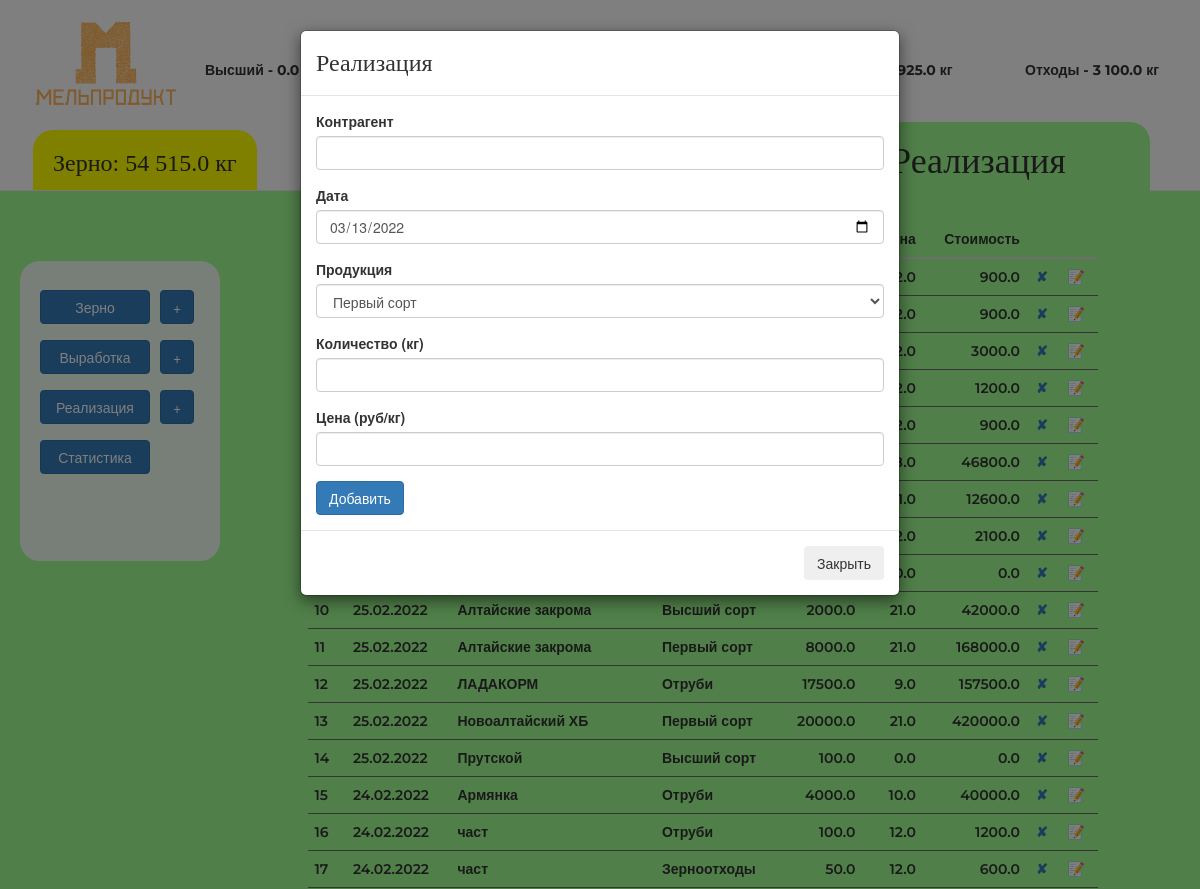
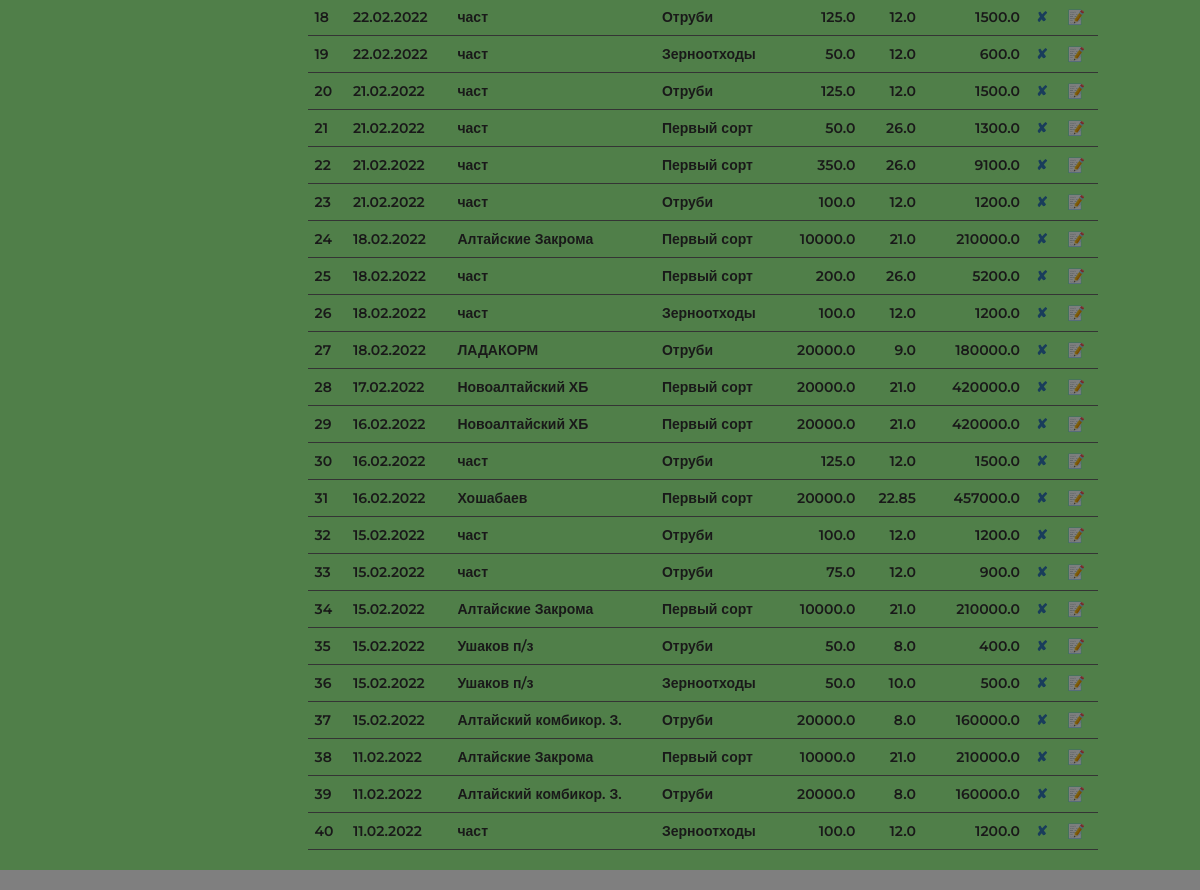
Screenshot of /gf/real/add with the database file from the repository (2 pictures, top to bottom).
### main.py (models this page shows)
class Realisation(db.Model):
    __tablename__ = "realisations"
    id = db.Column(db.Integer, primary_key=True)
    agent = db.Column(db.String(250), nullable=False)
    date = db.Column(db.Date(), nullable=False)
    production = db.Column(db.String(250), nullable=False)
    value = db.Column(db.Float(20), nullable=False)
    price = db.Column(db.Float(20), nullable=False)
    cost = db.Column(db.Float(20), nullable=False)

### main.py (the view, shortened to what this page needs)
@application.route('/gf/real/add', methods=['GET', 'POST'])
def real_add():
    stock = Stock.query.filter_by(id=1).first()
    realisation_form = AddRealisation(date=dt.datetime.now())
    table = db.session.query(Realisation).filter(Realisation.date <= dt.datetime.now(), Realisation.date >= dt.datetime.now()-dt.timedelta(days=30)).order_by(Realisation.date).all()
    return render_template('realadd.html', title='Реализация', form=realisation_form, first='{:,}'.format(stock.first).replace(',', ' '),
                           second='{:,}'.format(stock.second).replace(',', ' '),
                           highest='{:,}'.format(stock.highest).replace(',', ' '),
                           bran='{:,}'.format(stock.bran).replace(',', ' '),
                           waste='{:,}'.format(stock.waste).replace(',', ' '),
                           grain='{:,}'.format(stock.grain).replace(',', ' '),
                           button='real', target='real', onclick2='onclick=', onclick3='onclick=',
                           table=reversed(table), onclick22='onclick=', onclick33='onclick=', bcolor='#a1ff92',
                           mright='50px'
                           )

### forms.py
class AddRealisation(FlaskForm):
    agent = StringField("Контрагент", validators=[DataRequired()])
    date = DateField("Дата", validators=[DataRequired()])
    production = SelectField("Продукция", validators=[DataRequired()], choices=['Первый сорт', 'Высший сорт', 'Отруби', 'Зерноотходы', 'Второй сорт'])
    value = FloatField("Количество (кг)", validators=[DataRequired()])
    price = StringField("Цена (руб/кг)", validators=[DataRequired()])
    submit = SubmitField("Добавить")

### templates/realadd.html (shortened to what this page needs)
{% extends 'index.html' %}
{% block modal %}
{% include "modal.html" %}
{% endblock %}
{% block table %}
{% include "realisation-table.html" %}
{% endblock %}

### templates/realisation-table.html (shortened to what this page needs)
<div class="col-md-8 col-sm-12" >
<table class="table table-hover counter">
        <thead>
          <tr>
            <th scope="col">№</th>
            <th scope="col">Дата</th>
            <th scope="col">Контрагент</th>
            <th scope="col">Продукция</th>
            <th scope="col" class="rghtalgn">Объём</th>
            <th scope="col" class="rghtalgn">Цена</th>
            <th scope="col" class="rghtalgn">Стоимость</th>
            <th scope="col" class="rghtalgn"></th>
            <th scope="col" class="rghtalgn"></th>
          </tr>
        </thead>
        <tbody>
        {% for line in table %}
          <tr>
            <td>{{line.date.strftime('%d.%m.%Y')}}</td>
            <td>{{line.agent}}</td>
            <td>{{line.production}}</td>
            <td class="rghtalgn" >{{line.value}}</td>
            <td class="rghtalgn">{{line.price}}</td>
            <td class="rghtalgn">{{line.cost}}</td>
            <td><a href="#" data-toggle="modal" title="Удалить" data-target="#test" onclick="aTestFunction({{line.id}}, {{line.value}}, '{{line.production}}')">✘</a></td>
            <td><a class="editreal" href="{{url_for('real_edit', item_id=line.id)}}" type="button" title="Редактировать">📝</a></td>
          </tr>
        {% endfor %}
        </tbody>
      </table>
        </div>

### static/css/main.css (style rules this page uses)
body { margin-top: -20px; }
td, tr, th { font-family: 'Montserrat', sans-serif; font-weight: 600; }
.rghtalgn { text-align: right; }
.counter { counter-reset: schet; }
.counter tbody tr { counter-increment: schet; }
.counter td, .counter tr:before { padding: .1em .5em; border-bottom: 1px solid DimGray; }
.counter tbody tr:before { content: counter(schet); display: table-cell; vertical-align: middle; }

### rows the page displays
Realisation: price "12.0", cost "900.0"
Realisation: price "12.0", cost "900.0"
Realisation: price "12.0", cost "3000.0"
Realisation: price "12.0", cost "1200.0"
Realisation: price "12.0", cost "900.0"
Realisation: price "18.0", cost "46800.0"
Realisation: price "21.0", cost "12600.0"
Realisation: price "12.0", cost "2100.0"
Realisation: price "0.0", cost "0.0"
Realisation: date "25.02.2022", agent "Алтайские закрома", production "Высший сорт", value "2000.0", price "21.0", cost "42000.0"
Realisation: date "25.02.2022", agent "Алтайские закрома", production "Первый сорт", value "8000.0", price "21.0", cost "168000.0"
Realisation: date "25.02.2022", agent "ЛАДАКОРМ", production "Отруби", value "17500.0", price "9.0", cost "157500.0"
Realisation: date "25.02.2022", agent "Новоалтайский ХБ", production "Первый сорт", value "20000.0", price "21.0", cost "420000.0"
Realisation: date "25.02.2022", agent "Прутской", production "Высший сорт", value "100.0", price "0.0", cost "0.0"
Realisation: date "24.02.2022", agent "Армянка", production "Отруби", value "4000.0", price "10.0", cost "40000.0"
Realisation: date "24.02.2022", agent "част", production "Отруби", value "100.0", price "12.0", cost "1200.0"
Realisation: date "24.02.2022", agent "част", production "Зерноотходы", value "50.0", price "12.0", cost "600.0"
Realisation: date "22.02.2022", agent "част", production "Отруби", value "125.0", price "12.0", cost "1500.0"
Realisation: date "22.02.2022", agent "част", production "Зерноотходы", value "50.0", price "12.0", cost "600.0"
Realisation: date "21.02.2022", agent "част", production "Отруби", value "125.0", price "12.0", cost "1500.0"
Realisation: date "21.02.2022", agent "част", production "Первый сорт", value "50.0", price "26.0", cost "1300.0"
Realisation: date "21.02.2022", agent "част", production "Первый сорт", value "350.0", price "26.0", cost "9100.0"
Realisation: date "21.02.2022", agent "част", production "Отруби", value "100.0", price "12.0", cost "1200.0"
Realisation: date "18.02.2022", agent "Алтайские Закрома", production "Первый сорт", value "10000.0", price "21.0", cost "210000.0"
Realisation: date "18.02.2022", agent "част", production "Первый сорт", value "200.0", price "26.0", cost "5200.0"
Realisation: date "18.02.2022", agent "част", production "Зерноотходы", value "100.0", price "12.0", cost "1200.0"
Realisation: date "18.02.2022", agent "ЛАДАКОРМ", production "Отруби", value "20000.0", price "9.0", cost "180000.0"
Realisation: date "17.02.2022", agent "Новоалтайский ХБ", production "Первый сорт", value "20000.0", price "21.0", cost "420000.0"
Realisation: date "16.02.2022", agent "Новоалтайский ХБ", production "Первый сорт", value "20000.0", price "21.0", cost "420000.0"
Realisation: date "16.02.2022", agent "част", production "Отруби", value "125.0", price "12.0", cost "1500.0"
Realisation: date "16.02.2022", agent "Хошабаев", production "Первый сорт", value "20000.0", price "22.85", cost "457000.0"
Realisation: date "15.02.2022", agent "част", production "Отруби", value "100.0", price "12.0", cost "1200.0"
Realisation: date "15.02.2022", agent "част", production "Отруби", value "75.0", price "12.0", cost "900.0"
Realisation: date "15.02.2022", agent "Алтайские Закрома", production "Первый сорт", value "10000.0", price "21.0", cost "210000.0"
Realisation: date "15.02.2022", agent "Ушаков п/з", production "Отруби", value "50.0", price "8.0", cost "400.0"
Realisation: date "15.02.2022", agent "Ушаков п/з", production "Зерноотходы", value "50.0", price "10.0", cost "500.0"
Realisation: date "15.02.2022", agent "Алтайский комбикор. З.", production "Отруби", value "20000.0", price "8.0", cost "160000.0"
Realisation: date "11.02.2022", agent "Алтайские Закрома", production "Первый сорт", value "10000.0", price "21.0", cost "210000.0"
Realisation: date "11.02.2022", agent "Алтайский комбикор. З.", production "Отруби", value "20000.0", price "8.0", cost "160000.0"
Realisation: date "11.02.2022", agent "част", production "Зерноотходы", value "100.0", price "12.0", cost "1200.0"

### other values shown
{{ highest }} "0.0"
{{ bran }} "9 925.0"
{{ waste }} "3 100.0"
{{ grain }} "54 515.0"
{{ title }} "Реализация"
